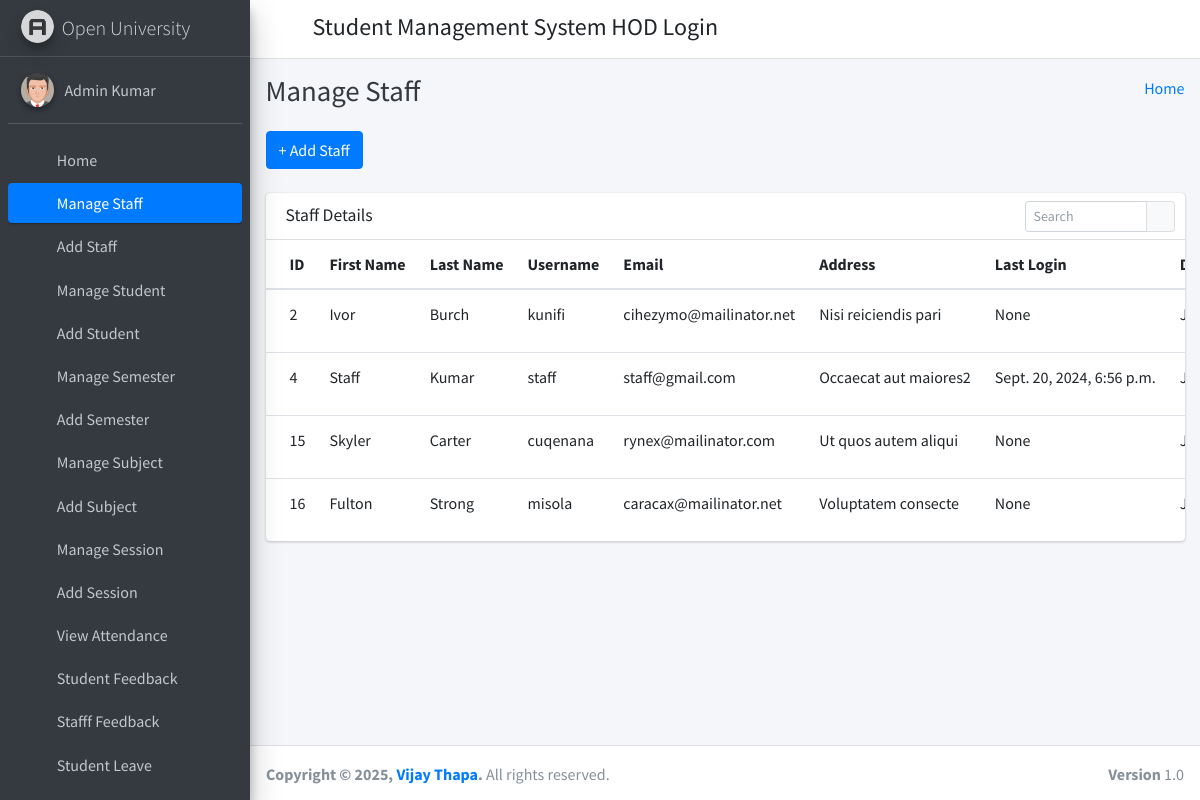
The app's page /manage_staff/ (signed in) with its own data.
### student_management_app/models.py (models this page shows)
class CustomUser(AbstractUser):
    user_type_data = ((1, "HOD"), (2, "Staff"), (3, "Student"))
    user_type = models.CharField(default=1, choices=user_type_data, max_length=10)

class Staffs(models.Model):
    id = models.AutoField(primary_key=True)
    admin = models.OneToOneField(CustomUser, on_delete = models.CASCADE)
    address = models.TextField()
    created_at = models.DateTimeField(auto_now_add=True)
    updated_at = models.DateTimeField(auto_now=True)
    objects = models.Manager()

### student_management_app/HodViews.py (the view)
# urls.py: path('manage_staff/', HodViews.manage_staff, name="manage_staff"),
def manage_staff(request):
    staffs = Staffs.objects.all()
    context = {
        "staffs": staffs
    }
    return render(request, "hod_template/manage_staff_template.html", context)

### student_management_app/LoginCheckMiddleWare.py (called while the page is built, shortened)
    def process_view(self, request, view_func, view_args, view_kwargs):
        modulename = view_func.__module__
        user = request.user
        if user.is_authenticated:
            if user.user_type == "1":
                if modulename == "student_management_app.HodViews":
                    pass
                elif modulename == "student_management_app.views" or modulename == "django.views.static":
                    pass
                else:
                    return redirect("admin_home")
            else:
                return redirect("login")
        else:
            if request.path == reverse("login") or request.path == reverse("doLogin"):
                pass
            else:
                return redirect("login")

### student_management_app/templates/hod_template/manage_staff_template.html (shortened to what this page needs)
{% extends 'hod_template/base_template.html' %}
{% block page_title %}
    Manage Staff
{% endblock page_title %}
{% block main_content %}
{% load static %}
<section class="content">
        <div class="container-fluid">
            <a class="btn btn-primary" href="{% url 'add_staff' %}" role="button">+ Add Staff</a> <br/>&nbsp;
            <div class="row">
                <div class="col-md-12">
                    <div class="card">
                        <div class="card-header">
                            <h3 class="card-title">Staff Details</h3>
                            <div class="card-tools">
                            <div class="input-group input-group-sm" style="width: 150px;">
                                <input type="text" name="table_search" class="form-control float-right" placeholder="Search">
                                <div class="input-group-append">
                                <button type="submit" class="btn btn-default"><i class="fas fa-search"></i></button>
                                </div>
                            </div>
                            </div>
                        </div>
                        <div class="card-body table-responsive p-0">
                            <table class="table table-hover text-nowrap">
                            <thead>
                                <tr>
                                <th>ID</th>
                                <th>First Name</th>
                                <th>Last Name</th>
                                <th>Username</th>
                                <th>Email</th>
                                <th>Address</th>
                                <th>Last Login</th>
                                <th>Date Joined</th>
                                </tr>
                            </thead>
                            <tbody>
                                {% for staff in staffs %}
                                <tr>
                                <td>{{ staff.admin.id }}</td>
                                <td>{{ staff.admin.first_name }}</td>
                                <td>{{ staff.admin.last_name }}</td>
                                <td>{{ staff.admin.username }}</td>
                                <td>{{ staff.admin.email }}</td>
                                <td>{{ staff.address }}</td>
                                <td>{{ staff.admin.last_login }}</td>
                                <td>{{ staff.admin.date_joined }}</td>
                                </tr>
                                {% endfor %}
                            </tbody>
                            </table>
                        </div>
                        </div>
                </div>
            </div>
        </div>
      </section>
  {% endblock main_content %}

### student_management_app/templates/hod_template/sidebar_template.html (shortened to what this page needs)
{% load static %}
<aside class="main-sidebar sidebar-dark-primary elevation-4">
      <a href="{% url 'admin_home' %}" class="brand-link">
        <img src="{% static 'dist/img/AdminLTELogo.png' %}" alt="AdminLTE Logo" class="brand-image img-circle elevation-3"
            style="opacity: .8">
        <span class="brand-text font-weight-light">Open University</span>
      </a>
      <div class="sidebar">
        <div class="user-panel mt-3 pb-3 mb-3 d-flex">
          <div class="image">
            <img src="{% static 'dist/img/user2-160x160.jpg' %}" class="img-circle elevation-2" alt="User Image">
          </div>
          <div class="info">
            <a href="{% url 'admin_profile' %}" class="d-block">{{ user.first_name }} {{ user.last_name }}</a>
          </div>
        </div>
        <nav class="mt-2">
          <ul class="nav nav-pills nav-sidebar flex-column" data-widget="treeview" role="menu" data-accordion="false">
            <li class="nav-item">
              {% url 'admin_home' as admin_home %}
              <a href="{{ admin_home }}" class="nav-link {% if request.path == admin_home %} active {% endif %}">
                <i class="nav-icon fas fa-tachometer-alt"></i>
                <p>
                  Home
                </p>
              </a>
            </li>
            <li class="nav-item">
              {% url 'manage_staff' as manage_staff %}
              {% url 'edit_staff' staff_id=id as edit_staff %}
              <a href="{{ manage_staff }}" class="nav-link {% if request.path == manage_staff %} active {% endif %} {% if request.path == edit_staff %} active {% endif %}">
                <i class="nav-icon fas fa-chalkboard-teacher"></i>
                <p>
                  Manage Staff
                </p>
              </a>
            </li>
            <li class="nav-item">
              {% url 'add_staff' as add_staff %}
              <a href="{{ add_staff }}" class="nav-link {% if request.path == add_staff %} active {% endif %}">
                <i class="nav-icon fas fa-th"></i>
                <p>
                  Add Staff
                </p>
              </a>
            </li>
            <li class="nav-item">
              {% url 'manage_student' as manage_student %}
              {% url 'edit_student' student_id=id as edit_student %}
              <a href="{{ manage_student }}" class="nav-link {% if request.path == manage_student %} active {% endif %} {% if request.path == edit_student %} active {% endif %}">
                <i class="nav-icon fas fa-user-graduate"></i>
                <p>
                  Manage Student
                </p>
              </a>
            </li>
            <li class="nav-item">
              {% url 'add_student' as add_student %}
              <a href="{{ add_student }}" class="nav-link {% if request.path == add_student %} active {% endif %}">
                <i class="nav-icon fas fa-th"></i>
                <p>
                  Add Student
                </p>
              </a>
            </li>
            <li class="nav-item">
              {% url 'manage_course' as manage_course %}
              {% url 'edit_course' course_id=id as edit_course %}
              <a href="{{ manage_course }}" class="nav-link {% if request.path == manage_course %} active {% endif %} {% if request.path == edit_course %} active {% endif %}">
                <i class="nav-icon fas fa-chalkboard"></i>
                <p>
                  Manage Semester
                </p>
              </a>
            </li>
            <li class="nav-item">
            {% url 'add_course' as add_course %}
              <a href="{{ add_course }}" class="nav-link {% if request.path == add_course %} active {% endif %}">
                <i class="nav-icon fas fa-th"></i>
                <p>
                  Add Semester
                </p>
              </a>
            </li>
            <li class="nav-item">
              {% url 'manage_subject' as manage_subject %}
              {% url 'edit_subject' subject_id=id as edit_subject %}
              <a href="{{ manage_subject }}" class="nav-link {% if request.path == manage_subject %} active {% endif %} {% if request.path == edit_subject %} active {% endif %}">
                <i class="nav-icon fas fa-book"></i>
                <p>
                  Manage Subject
                </p>
              </a>
            </li>
            <li class="nav-item">
              {% url 'add_subject' as add_subject %}
              <a href="{{ add_subject }}" class="nav-link {% if request.path == add_subject %} active {% endif %}">
                <i class="nav-icon fas fa-th"></i>
                <p>
                  Add Subject
                </p>
              </a>
            </li>
            <li class="nav-item">
              {% url 'manage_session' as manage_session %}
              {% url 'edit_session' session_id=id as edit_session %}
              <a href="{{ manage_session }}" class="nav-link {% if request.path == manage_session %} active {% endif %} {% if request.path == edit_session %} active {% endif %}">
                <i class="nav-icon fas fa-graduation-cap"></i>
                <p>
                  Manage Session
                </p>
              </a>
            </li>
            <li class="nav-item">
              {% url 'add_session' as add_session %}
              <a href="{{ add_session }}" class="nav-link {% if request.path == add_session %} active {% endif %}">
                <i class="nav-icon fas fa-th"></i>
                <p>
                  Add Session
                </p>
              </a>
            </li>
            <li class="nav-item">
              {% url 'admin_view_attendance' as admin_view_attendance %}
              <a href="{{ admin_view_attendance }}" class="nav-link {% if request.path == admin_view_attendance %} active {% endif %}">
                <i class="nav-icon fas fa-calendar-alt"></i>
                <p>
                  View Attendance
                </p>
              </a>
            </li>
            <li class="nav-item">
              {% url 'student_feedback_message' as student_feedback_message %}
              <a href="{{ student_feedback_message }}" class="nav-link {% if request.path == student_feedback_message %} active {% endif %}">
                <i class="nav-icon fas fa-th"></i>
                <p>
                  Student Feedback
                </p>
              </a>
            </li>
            <li class="nav-item">
              {% url 'staff_feedback_message' as staff_feedback_message %}
              <a href="{{ staff_feedback_message }}" class="nav-link {% if request.path == staff_feedback_message %} active {% endif %}">
                <i class="nav-icon fas fa-th"></i>
                <p>
                  Stafff Feedback
                </p>
              </a>
            </li>
            <li class="nav-item">
              {% url 'student_leave_view' as student_leave_view %}
              <a href="{{ student_leave_view }}" class="nav-link {% if request.path == student_leave_view %} active {% endif %}">
                <i class="nav-icon fas fa-th"></i>
                <p>
                  Student Leave
                </p>
              </a>
            </li>
            <li class="nav-item">
              {% url 'staff_leave_view' as staff_leave_view %}
              <a href="{{ staff_leave_view }}" class="nav-link {% if request.path == staff_leave_view %} active {% endif %}">
                <p>
                </p>
              </a>
            </li>
          </ul>
        </nav>
      </div>
    </aside>

### records on screen
CustomUser: first_name "Admin", last_name "Kumar"
Staffs: admin.id "2", admin.first_name "Ivor", admin.last_name "Burch", admin.username "kunifi", admin.email "cihezymo@mailinator.net", address "Nisi reiciendis pari", admin.last_login "None"
Staffs: admin.id "4", admin.first_name "Staff", admin.last_name "Kumar", admin.username "staff", admin.email "staff@gmail.com", address "Occaecat aut maiores2", admin.last_login "Sept. 20, 2024, 6:56 p.m."
Staffs: admin.id "15", admin.first_name "Skyler", admin.last_name "Carter", admin.username "cuqenana", admin.email "rynex@mailinator.com", address "Ut quos autem aliqui", admin.last_login "None"
Staffs: admin.id "16", admin.first_name "Fulton", admin.last_name "Strong", admin.username "misola", admin.email "caracax@mailinator.net", address "Voluptatem consecte", admin.last_login "None"
